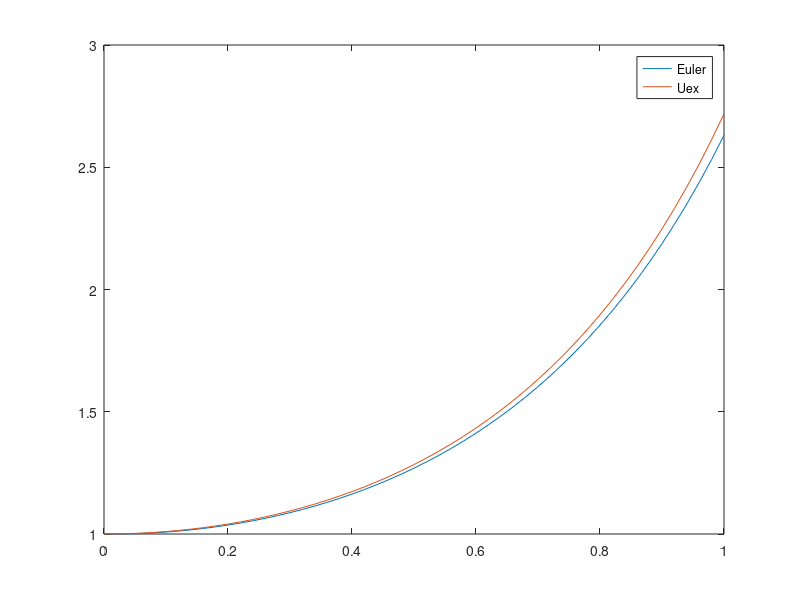

This figure's MATLAB source:
clear; close all;

% Param
T = 1;
u0 = 1;
N = 50;
h = T/N;
t = linspace(0,T,N+1);

Uex = exp(t.^2);

% Dynamique
f = @(t,u) 2*t*u;

% Methode d'Euler
U = zeros(1,N+1);
U(1) = u0;
for n = 1 : N
    U(n+1) = U(n) + h*f(t(n),U(n));
end

plot(t,U,t,Uex)
legend('Euler','Uex')












